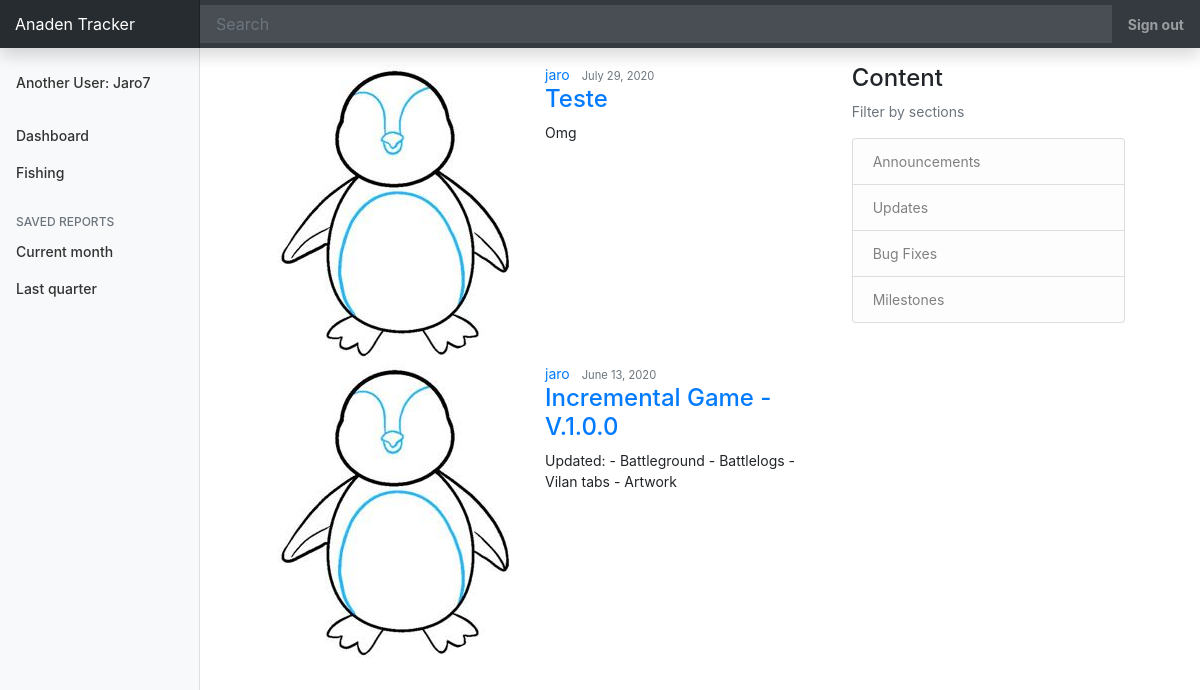
Page /blog/ (signed in) on the committed database.
### blog/models.py (models this page shows, shortened)
class Post(models.Model):
    title = models.CharField(max_length=100)
    content = models.TextField()
    date_posted = models.DateTimeField(default=timezone.now)
    author = models.ForeignKey(User, on_delete=models.CASCADE)

### users/api/fishing/models.py (models this page shows, shortened)
class Profile(models.Model):
    user = models.OneToOneField(User, on_delete=models.CASCADE)
    image = models.ImageField(default='default.jpg', upload_to='profile_pics')
    rod = models.PositiveIntegerField(default='1')

### blog/views.py (the view)
# urls.py: path('blog/', PostListView.as_view(), name='blog'),
class PostListView(ListView):
    model = Post
    template_name = 'blog/blog.html' # <app>/<model>_<viewtype>.html
    context_object_name = 'posts'
    ordering = ['-date_posted']

### blog/templates/blog/blog.html (shortened to what this page needs)
{% extends "blog/base.html" %}
{% block content %}
<main role="main" class="container">
    <div class="row col-12">
      <div class="col-md-8">
          {% for post in posts %}
          <article class="media content-section">
              <img  class="rounded-circle article-img" src="{{ post.author.profile.image.url }}" alt="">
                <div class="media-body">
                    <div class="article-metadata">
                      <a class="mr-2" href="#">{{ post.author }}</a>
                      <small class="text-muted">{{ post.date_posted|date:"F j, Y" }}</small>
                    </div>
                    <h4><a class="article-title" href="{% url 'post-detail' post.id %}">{{ post.title }}</a></h4>
                    <p class="article-content">{{ post.content }}</p>
                </div>
          </article>
          {% endfor %}
      </div>
        <div class="col-md-4">
          <div class="content-section">
            <h4>Content</h4>
            <p class='text-muted'>Filter by sections
              <ul class="list-group">
                <li class="list-group-item list-group-item-light">Announcements</li>
                <li class="list-group-item list-group-item-light">Updates</li>
                <li class="list-group-item list-group-item-light">Bug Fixes</li>
                <li class="list-group-item list-group-item-light">Milestones</li>
              </ul>
            </p>
          </div>
        </div>
      </div>
</main>
{% endblock %}

### blog/templates/blog/base.html (shortened to what this page needs)
{% load static %}
<!DOCTYPE html>
<html>
  <head>
    <link rel="stylesheet" href="https://stackpath.bootstrapcdn.com/bootstrap/4.5.0/css/bootstrap.min.css"></script>
    <link rel="stylesheet" type="text/css" href="{% static 'blog/main.css' %}">
  </head>
  <body>
    <nav id="navbar" class="navbar navbar-dark sticky-top bg-dark flex-md-nowrap p-0 shadow">
      <a class="navbar-brand col-md-3 col-lg-2 mr-0" href="{% url 'home' %}">Anaden Tracker</a>
      <input class="form-control form-control-dark w-100" type="text" placeholder="Search" aria-label="Search">
      <ul class="navbar-nav px-3">
        <li class="nav-item text-nowrap">
          {% if user.is_authenticated %}
          <a class="nav-link" href="{% url 'logout' %}"><strong>Sign out</strong></a>
          {% else %}
          <a class="nav-link" href="{% url 'login' %}"><strong>Sign in</strong></a>
          {% endif %}
        </li>
      </ul>
    </nav>
    <div class="container-fluid">
      <div class="row">
        <nav id="sidebarMenu" class="col-md-2 col-lg-2 d-md-block bg-light sidebar collapse flex-md-nowrap">
          <div class="sidebar-sticky pt-3">
            <ul class="nav flex-column">
              <li class="nav-item">
                {% if user.is_authenticated %}
                <a class="nav-link mb-3" href="{% url 'profile' %}">
                  Another User: {{ user|title }}
                </a>
                {% endif %}
              </li>
              <li class="nav-item">
                <a class="nav-link" href="{% url 'home' %}">
                  Dashboard
                </a>
              </li>
              <li class="nav-item">
                <a class="nav-link" href="{% url 'fishing' %}">
                  Fishing
                </a>
              </li>
            </ul>
            <h6 class="sidebar-heading d-flex justify-content-between align-items-center px-3 mt-4 mb-1 text-muted">
              <span>Saved reports</span>
            </h6>
            <ul class="nav flex-column mb-2">
              <li class="nav-item">
                <a class="nav-link" href="#">
                  Current month
                </a>
              </li>
              <li class="nav-item">
                <a class="nav-link" href="#">
                  Last quarter
                </a>
              </li>
            </ul>
          </div>
        </nav>
        <main role="main" class="col-md-10 ml-sm-auto col-lg-10 p-auto mt-3 mb-3">
          <div class="d-flex justify-content-between flex-wrap flex-md-nowrap align-items-center">
            {% block content %}{% endblock %}
            </div>
          </div>
      </div>
  </body>
</html>

### blog/static/blog/main.css (style rules this page uses)
body { font-size: .875rem; }
.sidebar { position: fixed; top: 0; bottom: 0; left: 0; z-index: 100; padding: 0; box-shadow: inset -1px 0 0 rgba(0, 0, 0, .1); }
.sidebar-sticky { position: -webkit-sticky; position: sticky; top: 48px; height: calc(100vh - 48px); padding-top: .5rem; overflow-x: hidden; overflow-y: auto; }
.sidebar .nav-link { font-weight: 500; color: #333; }
.sidebar-heading { font-size: .75rem; text-transform: uppercase; }
.navbar-brand { padding-top: .75rem; padding-bottom: .75rem; font-size: 1rem; background-color: rgba(0, 0, 0, .25); box-shadow: inset -1px 0 0 rgba(0, 0, 0, .25); }
.navbar .form-control { padding: .75rem 1rem; border-width: 0; border-radius: 0; }
.form-control-dark { color: #fff; background-color: rgba(255, 255, 255, .1); border-color: rgba(255, 255, 255, .1); }

### rows in the picture
Post: author.profile.image (placeholder picture), author "jaro", date_posted "July 29, 2020", title "Teste", content "Omg"
Post: author.profile.image (placeholder picture), author "jaro", date_posted "June 13, 2020", title "Incremental Game - V.1.0.0", content "Updated: - Battleground - Battlelogs - Vilan tabs - Artwork"

### other values in the picture
{{ user|title }} "Jaro7"
